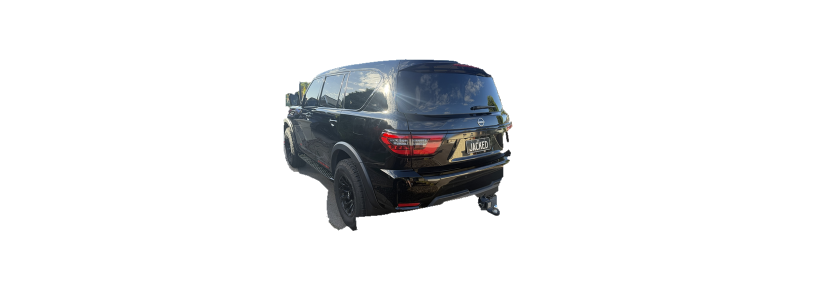
#> input picture wf3_run56/assets/y62-canonical-candidates/Y62-R34-V1-transparent-isolation-v03.png, 1672 x 615 px (shown at 1/2 size)
$ python build-y62-r34-candidate03-edge-review.py
#> lines starting #> are read from the running program, lines starting #| are printed output that depends on the picture
#!/usr/bin/env python3
from PIL import Image, ImageDraw, ImageFont
from pathlib import Path
import hashlib, json, numpy as np

ROOT=Path(__file__).resolve().parents[1]
CAND=ROOT/'assets/y62-canonical-candidates/Y62-R34-V1-transparent-isolation-v03.png'
BOARD=ROOT/'assets/y62-canonical-candidates/Y62-R34-V1-candidate-03-edge-review-v01.png'
MANIFEST=ROOT/'assets/y62-canonical-candidates/Y62-R34-V1-candidate-03-edge-review-v01.json'
EXPECTED='1260362df7d22c70dafbfd3deba3f767150496093fdaeb8178b826e0470fd6b7'
OWNER_SHA='747c9edf7b39fca2cb9fa9dde0bf329cdbec8dc2c08643d873317b50c27d28e2'


def sha(p): return hashlib.sha256(Path(p).read_bytes()).hexdigest()
def font(size,bold=False):
    p='/usr/share/fonts/truetype/dejavu/DejaVuSans-Bold.ttf' if bold else '/usr/share/fonts/truetype/dejavu/DejaVuSans.ttf'
    return ImageFont.truetype(p,size)
def checker(size,cell=18):
    out=Image.new('RGBA',size,(230,230,230,255)); d=ImageDraw.Draw(out)
    for y in range(0,size[1],cell):
        for x in range(0,size[0],cell):
            c=(246,246,246,255) if ((x//cell+y//cell)%2==0) else (92,92,92,255)
            d.rectangle((x,y,min(x+cell-1,size[0]-1),min(y+cell-1,size[1]-1)),fill=c)
    return out

def fit(im,box):
    x,y,w,h=box; cp=im.copy(); cp.thumbnail((w,h),Image.Resampling.LANCZOS)
    return cp,(x+(w-cp.width)//2,y+(h-cp.height)//2)

def solid_comp(cand,crop,bg=(255,255,255,255),size=(400,300)):
    c=cand.crop(crop); base=Image.new('RGBA',c.size,bg); comp=Image.alpha_composite(base,c).convert('RGB')
    comp.thumbnail(size,Image.Resampling.LANCZOS)
    panel=Image.new('RGB',size,(255,255,255)); panel.paste(comp,((size[0]-comp.width)//2,(size[1]-comp.height)//2))
    return panel

def checker_comp(cand,crop,size=(400,300)):
    c=cand.crop(crop); bg=checker(c.size,12); comp=Image.alpha_composite(bg,c).convert('RGB'); comp.thumbnail(size,Image.Resampling.LANCZOS)
    panel=Image.new('RGB',size,(32,36,34)); panel.paste(comp,((size[0]-comp.width)//2,(size[1]-comp.height)//2))
    return panel

def main():
    if sha(CAND)!=EXPECTED: raise SystemExit('candidate checksum mismatch')
    im=Image.open(CAND).convert('RGBA')
#> im is the input picture: PIL image 1672x615 RGBA; mean R, G, B, A 8.6, 9.2, 10.2, 29.5
    a=np.array(im.getchannel('A'))
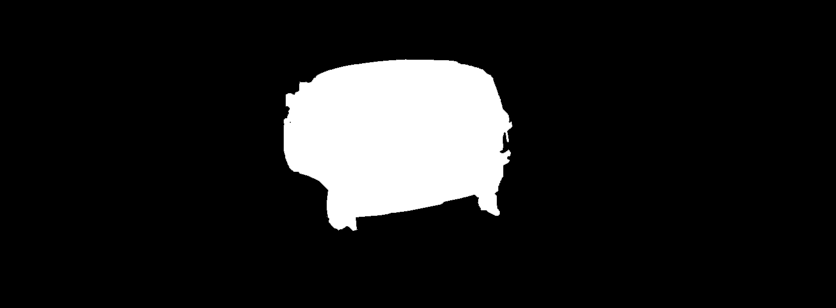
#> a: shape (615, 1672) (shown at 1/2 size); min 0, max 255, mean 29.5
    vals=np.unique(a).tolist(); bbox=im.getchannel('A').getbbox()
#> after `vals = np.unique(a).tolist()`: vals = [0, 142, 198, 255]
#> after `bbox = im.getchannel('A').getbbox()`: bbox = (567, 118, 1025, 462)
    if bbox is None: raise SystemExit('empty alpha')
    x0,y0,x1,y1=bbox
#> x0 = 567; y0 = 118; x1 = 1025; y1 = 462
    opaque=int(np.sum(a==255)); semi=int(np.sum((a>0)&(a<255))); trans=int(np.sum(a==0))
#> after `opaque = int(np.sum(a == 255))`: opaque = 117683
#> after `semi = int(np.sum((a > 0) & (a < 255)))`: semi = 1901
#> after `trans = int(np.sum(a == 0))`: trans = 908696
    support=int(np.sum(a>0))
#> support = 119584
    if vals != [0,142,198,255]: raise SystemExit(f'unexpected alpha levels: {vals}')

    # Exact candidate-space evidence zones chosen after visual inspection against owner R34 source.
    zones={
      'mirror':(545,145,705,305),
      'roof':(615,95,1045,225),
      'lower':(590,310,1055,505),
      'tow':(890,315,1055,500),
    }

    W,H=1800,1320
    out=Image.new('RGB',(W,H),(21,28,25)); d=ImageDraw.Draw(out)
    white=(239,242,239); muted=(171,184,175); green=(122,184,139); amber=(240,189,90); red=(239,116,110); line=(80,100,91)
    d.text((34,24),'Y62-R34-V1 · CANDIDATE 03 · EXACT-CHECKSUM EDGE REVIEW',font=font(32,True),fill=white)
    d.text((34,66),'REFERENCE_BACKED_APPROVED_VISUALS_ONLY · OWNER EVIDENCE PRIMARY · REVIEW/RETURN AUTHORITY ONLY',font=font(17),fill=muted)
    d.line((34,96,W-34,96),fill=line,width=2)

    # Full candidate on checker.
    full_bg=checker((960,355),18); layer=Image.new('RGBA',(960,355),(0,0,0,0)); cfit,pos=fit(im,(0,0,960,355)); layer.alpha_composite(cfit,pos)
#> after `full_bg = checker((960, 355), 18)`:
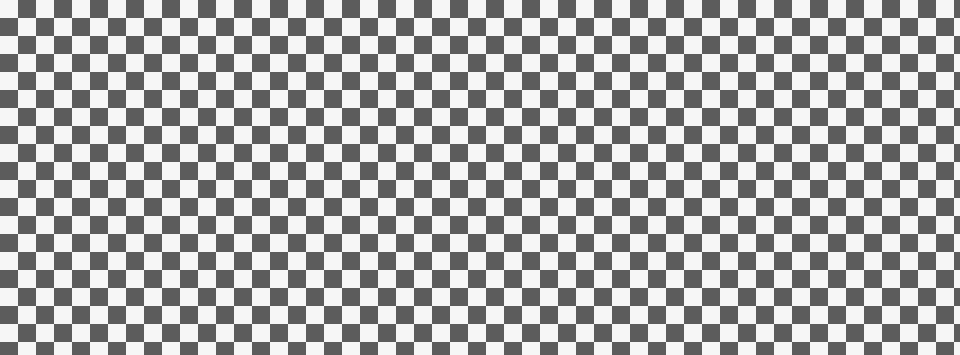
#> full_bg: PIL image 960x355 RGBA; mean R, G, B, A 169, 169, 169, 255
#> after `layer = Image.new('RGBA', (960, 355), (0, 0, 0, 0))`: layer: PIL image 960x355 RGBA; every value is 0
#> after `cfit, pos = fit(im, (0, 0, 960, 355))`: pos = (0, 1)
    out.paste(Image.alpha_composite(full_bg,layer).convert('RGB'),(34,116)); d.rectangle((34,116,994,471),outline=line,width=2)
    d.text((1030,120),'EXACT CANDIDATE',font=font(14,True),fill=muted)
    d.text((1030,146),'Y62-R34-V1-CANDIDATE-03',font=font(20,True),fill=white)
    d.text((1030,180),'SHA-256',font=font(13,True),fill=muted); d.text((1030,202),EXPECTED[:32]+'…',font=font(16),fill=white)
    d.text((1030,238),'ALPHA STRUCTURE',font=font(13,True),fill=muted); d.text((1030,260),f'opaque {opaque:,} · semi {semi:,} · transparent {trans:,}',font=font(16),fill=white)
    d.text((1030,294),'SUPPORT / LEVELS',font=font(13,True),fill=muted); d.text((1030,316),f'{support:,} nonzero px · {vals}',font=font(16),fill=white)
    d.text((1030,350),'REVIEWER',font=font(13,True),fill=muted); d.text((1030,372),'OPENAI-WF3-VISUAL-QA-03',font=font(16),fill=white)
    d.text((1030,406),'AUTHORITY',font=font(13,True),fill=muted); d.text((1030,428),'edge QA / return-or-authorise-cleanup',font=font(16),fill=white)

    # Evidence crops: white exposes retained photographed background; checker confirms edge/alpha behaviour.
    panels=[
      ('A · MIRROR / FRONT-SIDE · WHITE',solid_comp(im,zones['mirror'])),
      ('B · ROOF / SPOILER · WHITE',solid_comp(im,zones['roof'])),
      ('C · WHEEL / UNDERBODY · WHITE',solid_comp(im,zones['lower'])),
      ('D · TOW / LOWER BUMPER · CHECKER',checker_comp(im,zones['tow'])),
    ]
#> in solid_comp, `c = cand.crop(crop)`:
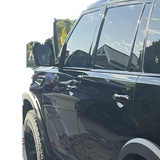
#> c: PIL image 160x160 RGBA; mean R, G, B, A 77, 86.2, 91.6, 196.6; transparent parts drawn white
#> in solid_comp, `base = Image.new('RGBA', c.size, bg)`: base: PIL image 160x160 RGBA; every value is 255
#> in solid_comp, `panel = Image.new('RGB', size, (255, 255, 255))`: panel: PIL image 400x300 RGB; every value is 255
#> in solid_comp (call 2), `base = Image.new('RGBA', c.size, bg)`: base: PIL image 430x130 RGBA; every value is 255
#> in solid_comp (call 3), `base = Image.new('RGBA', c.size, bg)`: base: PIL image 465x195 RGBA; every value is 255
#> in checker_comp, `comp = Image.alpha_composite(bg, c).convert('RGB')`:
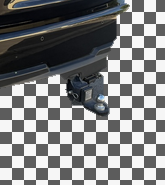
#> comp: PIL image 165x185 RGB; mean R, G, B 126.8, 127.6, 128.4
#> in checker_comp, `panel.paste(comp, ((size[0] - comp.width) // 2, (size[1] - comp.height`:
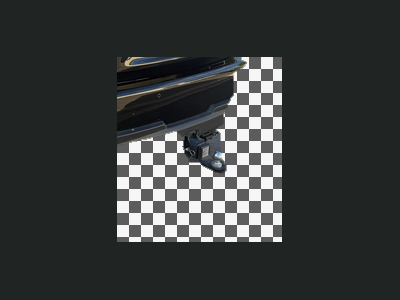
#> panel: PIL image 400x300 RGB; mean R, G, B 56.1, 59.3, 58
    positions=[(34,510),(475,510),(916,510),(1357,510)]
    for (label,panel),(px,py) in zip(panels,positions):
        out.paste(panel,(px,py+34)); d.rectangle((px,py+34,px+400,py+334),outline=line,width=2); d.text((px,py),label,font=font(14,True),fill=white)
#> this loop made 4 passes
#> (label, px) on passes 1 to 4: ('A · MIRROR / FRONT-SIDE · WHITE', 34), ('B · ROOF / SPOILER · WHITE', 475), ('C · WHEEL / UNDERBODY · WHITE', 916), ('D · TOW / LOWER BUMPER · CHECKER', 1357)
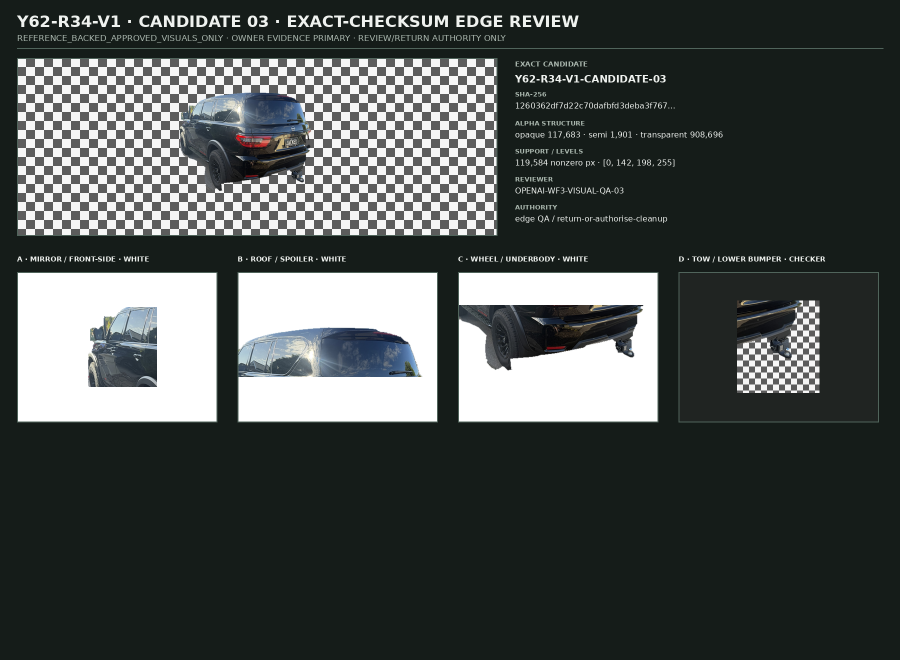
#> out: PIL image 1800x1320 RGB (shown at 1/2 size); mean R, G, B 73.8, 79, 77.4

    y=888
    rows=[
      ('PASS','checksum / owner-camera lineage','Exact Candidate 03 checksum verified; accepted owner R34 camera, no warp and no synthetic geometry remain intact.',green),
      ('PASS','anti-alias improvement','1,901 boundary pixels are now semi-transparent while nonzero silhouette support remains unchanged.',green),
      ('PASS','roof / spoiler contour','Roof and spoiler boundary is materially smoother and no unsupported outward geometry is introduced.',green),
      ('RETURN','mirror / front-side residue','Owner-source foliage/background remains visibly inside the alpha support immediately behind/around the near-side mirror.',red),
      ('RETURN','wheel / underbody residue','A material photographed road/ground patch remains attached below the running-board/rear-wheel region; hard residual cut is visible.',red),
      ('PASS','tow / lower-bumper edge','Tow/lower-bumper contour is reviewable after antialiasing; no separate geometry addition is required at this stage.',green),
      ('FAIL','clean neutral reconstruction','Photographed reflections/environment remain inside body/glass RGB; this package does not repaint or infer replacement surfaces.',red),
      ('HOLD','F34 family / rights / master / WF5','Production lock remains downstream of F34 Candidate 05, production-binary rights, master approval and WF5.',amber),
    ]
    for status,label,note,col in rows:
        d.text((40,y),status,font=font(14,True),fill=col); d.text((145,y),label,font=font(14,True),fill=white); d.text((455,y),note,font=font(13),fill=muted); y+=45
#> after the loop, y = 1248
    d.text((40,1260),'DECISION: RETURN CANDIDATE 03 FOR TARGETED ALPHA-SUBTRACTIVE SOURCE-RESIDUE CLEANUP · NO RGB/GEOMETRY EDIT',font=font(18,True),fill=red)
    out.save(BOARD,optimize=False)
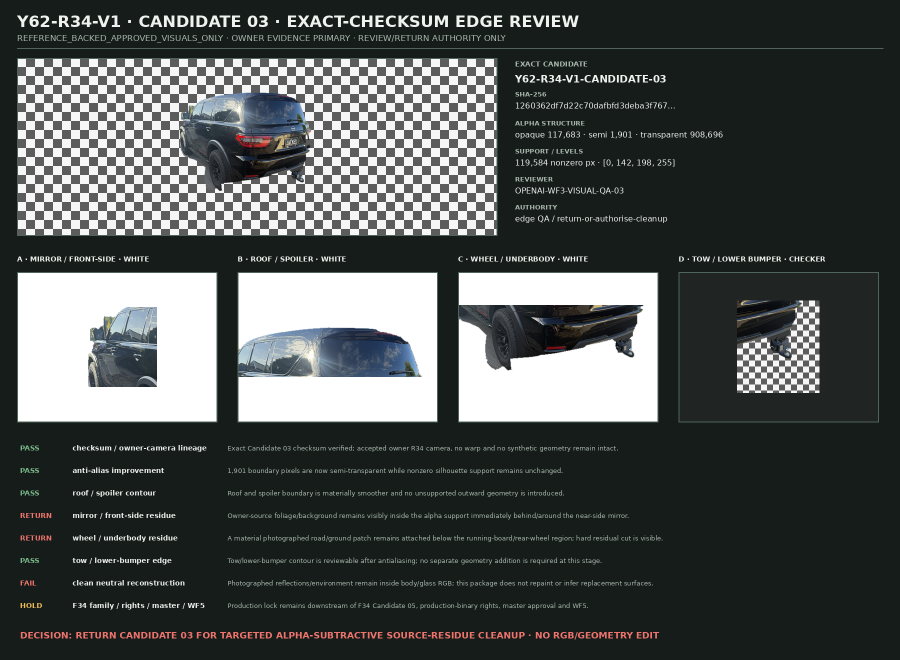
#> saved as Y62-R34-V1-candidate-03-edge-review-v01.png: PIL image 1800x1320 RGB (shown at 1/2 size); mean R, G, B 76.1, 81, 79.3
    board_sha=sha(BOARD)

    manifest={
      'schemaVersion':'0.26.27','packageId':'Y62-R34-V1-CANDIDATE03-EDGE-REVIEW-01','policy':'REFERENCE_BACKED_APPROVED_VISUALS_ONLY',
      'vehicleId':'nissan-y62-warrior-2025','viewId':'rear34','briefId':'Y62-R34-V1',
      'candidate':{'candidateId':'Y62-R34-V1-CANDIDATE-03','file':'assets/y62-canonical-candidates/Y62-R34-V1-transparent-isolation-v03.png','sha256':EXPECTED,'width':im.width,'height':im.height,'hasAlpha':True,'governanceState':'master-draft','cameraMatched':False,'productionEligible':False},
      'reviewer':{'reviewerId':'OPENAI-WF3-VISUAL-QA-03','reviewerClass':'model-vision-edge-qa','authority':'edge-review-return-and-alpha-cleanup-authorisation-only','identified':True,'masterApprovalAuthority':False,'productionPassAuthority':False},
      'reviewedAt':'2026-09-14T17:58:54+09:30',
      'ownerEvidence':[
        {'id':'OWNER-Y62-REAR34-01','file':'references/y62-owner/IMG_4540.jpeg','sha256':OWNER_SHA,'role':'primary exact-vehicle R34 camera, silhouette and boundary authenticity evidence'},
        {'id':'OWNER-Y62-REAR-01','file':'references/y62-owner/IMG_4508.jpeg','sha256':'a72cb38fc92c95afd86c6eab513904d056ae80b3123ccea64eea9cbd5c01627a','role':'rear fascia/tailgate/bumper support'},
        {'id':'OWNER-Y62-F34-01','file':'references/y62-owner/IMG_4030.jpeg','sha256':'400a6e3f7fddeb5dba175173491ddd2bab62c0cea6fd286b5c4e6119d9a72fdc','role':'Warrior identity/stance/factory rolling-stock family support'}
      ],
      'alphaEvidence':{'bbox':[x0,y0,x1,y1],'uniqueAlphaValues':vals,'opaquePixels':opaque,'semiTransparentPixels':semi,'transparentPixels':trans,'nonzeroSupportPixels':support,'candidate02SupportPreserved':True,'supportAddedPixelsVsCandidate02':0,'supportRemovedPixelsVsCandidate02':0,'finding':'Candidate 03 materially fixes the fully-binary edge by adding inward antialiasing, but the unchanged Candidate 02 support also preserves photographed background residue in two clearly evidenced regions.'},
      'checks':[
        {'id':'exact-checksum','result':'pass','basis':'Candidate 03 binary matches the checksum under review'},
        {'id':'owner-camera-lineage','result':'pass','basis':'accepted owner-source R34 camera retained; no perspective warp/non-uniform scale/synthetic completion'},
        {'id':'no-guessed-geometry','result':'pass','basis':'review is observational; proposed next cleanup is alpha-subtractive only and may remove only owner-evidenced source-scene residue'},
        {'id':'antialias-improvement','result':'pass','basis':'1,901 semi-transparent boundary pixels replace hard binary edge bytes without outward support'},
        {'id':'roof-spoiler-edge','result':'pass','basis':'boundary materially smoother; no visible unsupported outward silhouette in reviewed zone'},
        {'id':'mirror-front-side-boundary','result':'return','basis':'visible owner-photo foliage/background patch remains inside alpha immediately behind/around near-side mirror'},
        {'id':'wheel-underbody-boundary','result':'return','basis':'visible road/ground patch remains attached beneath running-board/rear-wheel region, including a hard residual cut'},
        {'id':'lower-bumper-tow-edge','result':'pass','basis':'edge is reviewable after inward antialiasing and does not require geometry addition at this stage'},
        {'id':'clean-neutral-reconstruction','result':'fail','basis':'photographed environment reflections remain in body/glass RGB; this edge review does not authorise guessed repainting'},
        {'id':'f34-family-alignment','result':'hold','basis':'accepted F34 canonical master remains pending Candidate 05'},
        {'id':'production-binary-rights','result':'hold','basis':'not separately recorded'},
        {'id':'master-wf5','result':'hold','basis':'separate master approval and WF5 exact-checksum promotion gate not run'}
      ],
      'decision':'return-targeted-alpha-residue-cleanup-before-neutral-reconstruction','edgeQuality':'return-targeted-cleanup','targetedCleanupAuthorised':True,'targetedCleanupConstraints':{'alphaSubtractiveOnly':True,'outwardSupportAdditionAllowed':False,'rgbRetouchAllowed':False,'perspectiveWarpAllowed':False,'nonUniformScaleAllowed':False,'syntheticGeometryAllowed':False,'permittedRegions':['near-side mirror/front-side photographed background residue','running-board/rear-wheel underbody photographed road/ground residue'],'authority':'owner-source evidence only; do not remove uncertain vehicle pixels'},
      'reconstructionAllowed':False,'cameraReviewAccepted':True,'cameraGeometryMatched':False,'productionEligible':False,
      'board':{'file':'assets/y62-canonical-candidates/Y62-R34-V1-candidate-03-edge-review-v01.png','sha256':board_sha},
      'externalExactVehiclePolicy':'reference-only unless separately rights-recorded; no external exact-vehicle production pixels were introduced by Candidate 03 or this review',
      'nextDependency':'F34 Candidate 05 remains first. If still unavailable, create checksum-new Y62-R34-V1-CANDIDATE-04 by alpha-subtractive cleanup only in the two owner-evidenced residue zones; do not add alpha support, repaint RGB, warp perspective or invent geometry. Then perform a fresh exact-checksum edge review before any clean neutral/professional reconstruction. Production remains blocked behind accepted F34-family alignment, production-binary rights, master approval and WF5.'
    }
    MANIFEST.write_text(json.dumps(manifest,indent=2,ensure_ascii=False)+'\n',encoding='utf-8')
    print(json.dumps({'boardSha256':board_sha,'manifestSha256':sha(MANIFEST),'candidateSha256':EXPECTED,'alphaValues':vals,'bbox':bbox,'opaque':opaque,'semi':semi,'support':support},indent=2))
#> (printed output is left out)

if __name__=='__main__': main()
